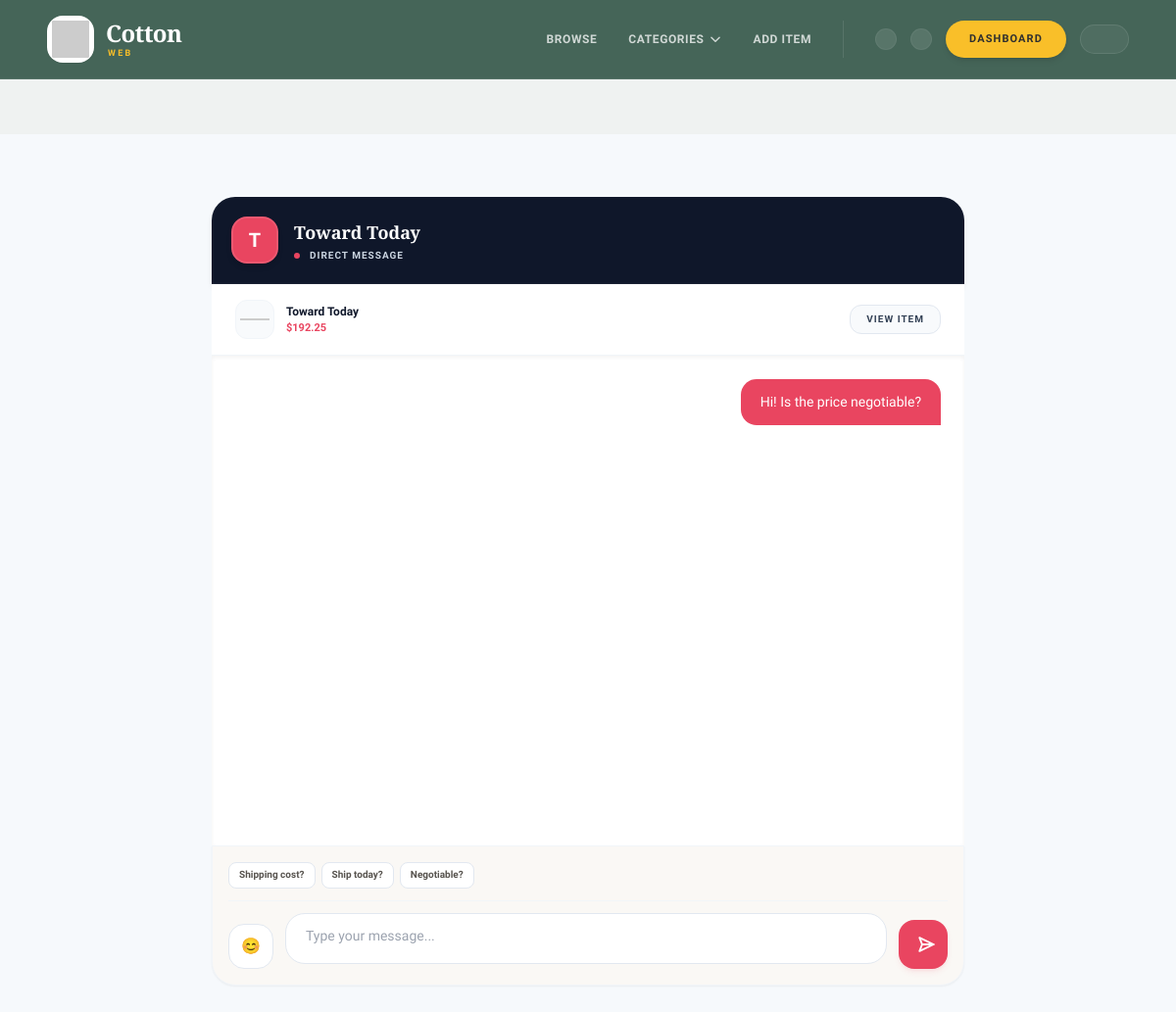
The page /inbox/3/ (signed in) on the database its author committed.
### conversation/models.py (models this page shows)
class Conversation(models.Model):
    item = models.ForeignKey(Item, related_name='conversations', on_delete=models.CASCADE)
    members = models.ManyToManyField(settings.AUTH_USER_MODEL, related_name='conversations')
    created_at = models.DateTimeField(auto_now_add=True)
    modified_at = models.DateTimeField(auto_now=True)
    class Meta:
        ordering = ('-modified_at',)

class ConversationMessage(models.Model):
    conversation = models.ForeignKey(Conversation, related_name='messages', on_delete=models.CASCADE)
    content = models.TextField(max_length=500, null=True)
    created_at = models.DateTimeField(auto_now_add=True)
    created_by = models.ForeignKey(settings.AUTH_USER_MODEL, related_name='created_messages', on_delete=models.CASCADE)
    is_read = models.BooleanField(default=False)

### item/models.py (models this page shows, shortened)
class Item(models.Model):
    category = models.ForeignKey(
        Category,
        related_name='items',
        on_delete=models.CASCADE,
    )
    user = models.ForeignKey(
        settings.AUTH_USER_MODEL,
        related_name='items',
        on_delete=models.CASCADE,
    )
    name = models.CharField(max_length=100)
    description = models.TextField(blank=True, null=True)
    price = models.FloatField()
    image = models.ImageField(upload_to='item_images', blank=True, null=True)
    is_sold = models.BooleanField(default=False, db_index=True)
    created_at = models.DateTimeField(auto_now_add=True, db_index=True)

### conversation/views.py (the view)
# urls.py: path('', views.cart_detail, name='detail'),
@login_required
def detail(request,pk):
    conversation = Conversation.objects.filter(members__in=[request.user.id]).get(pk=pk)
    conversation.messages.filter(is_read=False).exclude(created_by=request.user).update(is_read=True)
    if request.method == 'POST':
        form = ConversationMessagesForm(request.POST)
        if form.is_valid():
            conversation_message = form.save(commit=False)
            conversation_message.conversation = conversation
            conversation_message.created_by = request.user
            conversation_message.save()
            conversation.save()
            return redirect('conversation:detail', pk=pk)
    else:
        form = ConversationMessagesForm()
    return render(request, 'conversation/detail.html', {
        'conversation': conversation,
        'form': form
    })

### conversation/forms.py
class ConversationMessagesForm(forms.ModelForm):
    class Meta:
        model = ConversationMessage
        fields = ('content',)
        widgets = {
            'content': forms.Textarea(attrs={
                'class': 'w-full py-4 px-6 rounded-xl border border-gray-200 outline-none focus:border-teal-500',
                'placeholder': 'Type your message...',
                'rows': '1'
            })
        }

### core/context_processors.py (called while the page is built)
def categories(request):
    return {
        'all_categories': Category.objects.all()
    }

def is_seller(request):
    if request.user.is_authenticated:
        return {
            'is_seller': request.user.user_type == 'Seller'
        }
    return {'is_seller': False}

def notification_count(request):
    if request.user.is_authenticated:
        count = Notification.objects.filter(
            user=request.user,
            is_read=False
        ).count()
        return {'unread_notification_count': count}
    return {'unread_notification_count': 0}

### conversation/templates/conversation/detail.html (shortened to what this page needs)
{% extends "core/base.html" %}
{% load static %}
{% block content %}
<div class="bazaar-container min-h-screen bg-[#f6f9fc] -mx-6 md:-mx-12 px-4 sm:px-6 lg:px-8 py-10 md:py-16">
    <div class="max-w-3xl mx-auto">
        <div class="bg-[#0f172a] rounded-t-3xl p-5 flex items-center justify-between gap-4 shadow-md border-b border-white/5">
            <div class="flex items-center gap-4">
                <div class="w-12 h-12 rounded-2xl bg-[#e94560] flex items-center justify-center text-white font-black text-xl shadow-md border-2 border-white/10">
                    {{ conversation.item.name|first|upper }}
                </div>
                <div class="min-w-0">
                    <h1 class="bazaar-title text-white font-black text-base md:text-lg leading-tight truncate max-w-[200px] md:max-w-[320px]">{{ conversation.item.name }}</h1>
                    <div class="flex items-center gap-2 mt-1">
                        <span class="w-1.5 h-1.5 bg-[#e94560] rounded-full animate-pulse"></span>
                        <p class="text-slate-300 text-[10px] font-black uppercase tracking-widest pl-0.5">Direct Message</p>
                    </div>
                </div>
            </div>
            <a href="{% url 'conversation:inbox' %}" class="p-2 text-slate-300 hover:text-white hover:bg-white/10 rounded-xl transition-all duration-300" title="Back to Inbox">
            </a>
        </div>
        <div class="bg-white px-6 py-4 border-b border-slate-100 flex items-center justify-between gap-4 shadow-xs">
            <div class="flex items-center gap-3 min-w-0">
                <div class="w-10 h-10 rounded-xl bg-slate-50 border border-slate-100 flex items-center justify-center p-1 flex-shrink-0">
                    {% if conversation.item.image %}
                        <img src="{{ conversation.item.image.url }}" class="max-w-full max-h-full object-contain">
                    {% else %}
                        <img src="https://picsum.photos/seed/{{ conversation.item.id }}/100/100" class="max-w-full max-h-full object-contain">
                    {% endif %}
                </div>
                <div class="min-w-0">
                    <p class="text-xs font-extrabold text-[#0f172a] truncate max-w-[180px] md:max-w-[280px]">{{ conversation.item.name }}</p>
                    <p class="text-[11px] font-black text-[#e94560] mt-0.5">${{ conversation.item.price }}</p>
                </div>
            </div>
            <a href="{% url 'item:detail' conversation.item.id %}" class="flex-shrink-0 px-4 py-2 bg-slate-50 hover:bg-[#0f172a] hover:text-white text-slate-700 font-extrabold text-[10px] uppercase tracking-widest rounded-xl transition duration-200 border border-slate-200">
                View Item
            </a>
        </div>
        <div id="chat-body" class="bg-white h-[500px] overflow-y-auto p-6 space-y-6 flex flex-col shadow-inner custom-scrollbar">
            {% for message in conversation.messages.all %}
                <div class="flex flex-col {% if message.created_by == request.user %}items-end{% else %}items-start{% endif %} group animate-fade-in">
                    <div class="max-w-[85%] md:max-w-[70%] px-5 py-3 rounded-2xl shadow-xs transition-all duration-300 hover:shadow-md
                        {% if message.created_by == request.user %}
                            bg-[#e94560] text-white rounded-br-none
                        {% else %}
                            bg-[#f1f5f9] text-[#0f172a] rounded-bl-none border border-slate-200
                        {% endif %}">
                        <p class="text-sm font-medium leading-relaxed">{{ message.content }}</p>
                    </div>
                </div>
            {% endfor %}
        </div>
        <div class="bg-[#FAF8F5] border border-slate-100 rounded-b-3xl p-4 shadow-sm relative">
            <div class="flex flex-wrap gap-1.5 mb-3 border-b border-slate-100 pb-3">
                <button type="button" onclick="insertQuickReply('What is the shipping cost?')" class="px-2.5 py-1.5 bg-white border border-slate-200 hover:border-slate-300 text-stone-600 text-[10px] font-bold rounded-lg transition active:scale-95">
                    Shipping cost?
                </button>
                <button type="button" onclick="insertQuickReply('Can you send it today?')" class="px-2.5 py-1.5 bg-white border border-slate-200 hover:border-slate-300 text-stone-600 text-[10px] font-bold rounded-lg transition active:scale-95">
                    Ship today?
                </button>
                <button type="button" onclick="insertQuickReply('Is the price negotiable?')" class="px-2.5 py-1.5 bg-white border border-slate-200 hover:border-slate-300 text-stone-600 text-[10px] font-bold rounded-lg transition active:scale-95">
                    Negotiable?
                </button>
            </div>
            <form id="chat-form" method="POST" action="." class="flex items-end gap-3">
                <button type="button" onclick="toggleEmojiPicker()" class="p-3 bg-white hover:bg-slate-100 border border-slate-200 text-[#0f172a] rounded-2xl transition flex-shrink-0 active:scale-95" title="Insert Emoji">
                    😊
                </button>
                <div class="flex-1 relative">
                    {{ form.content }}
                </div>
                <button type="submit" class="p-4 bg-[#e94560] hover:bg-[#d23f57] text-white rounded-2xl shadow-md shadow-[#e94560]/10 flex-shrink-0 transition-all duration-300 transform active:scale-95">
                    <svg width="18" height="18" viewBox="0 0 24 24" fill="none" stroke="currentColor" stroke-width="2.5" stroke-linecap="round" stroke-linejoin="round" class="rotate-45">
                        <line x1="22" y1="2" x2="11" y2="13"></line>
                        <polygon points="22 2 15 22 11 13 2 9 22 2"></polygon>
                    </svg>
                </button>
            </form>
        </div>
    </div>
</div>
{% endblock %}

### core/templates/core/base.html (style rules this page uses)
body { font-family: 'Plus Jakarta Sans', sans-serif; scroll-behavior: smooth; }

### conversation/templates/conversation/detail.html (style rules this page uses)
.bazaar-container { font-family: 'Plus Jakarta Sans', sans-serif; }
.bazaar-title { font-family: 'Playfair Display', serif; }
#id_content { width: 100%; min-height: 52px; max-height: 150px; padding: 14px 20px; background-color: white; border: 1px solid #e2e8f0; border-radius: 1.25rem; outline: none; resize: none; font-size: 0.875rem; transition: all 0.3s ease-in-out; color: #0f172a; }

### rows shown on the page
Conversation: item.name|first "T", item.name "Toward Today", item.price "192.25"
ConversationMessage: content "Hi! Is the price negotiable?"
